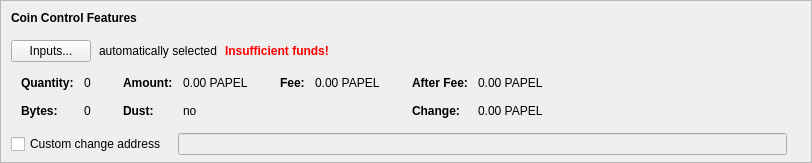
    <widget class="QFrame" name="frameCoinControl">
     <property name="sizePolicy">
      <sizepolicy hsizetype="Expanding" vsizetype="Expanding">
       <horstretch>0</horstretch>
       <verstretch>0</verstretch>
      </sizepolicy>
     </property>
     <property name="maximumSize">
      <size>
       <width>16777215</width>
       <height>16777215</height>
      </size>
     </property>
     <property name="frameShape">
      <enum>QFrame::StyledPanel</enum>
     </property>
     <property name="frameShadow">
      <enum>QFrame::Sunken</enum>
     </property>
     <layout class="QVBoxLayout" name="verticalLayoutCoinControl2">
      <property name="spacing">
       <number>0</number>
      </property>
      <property name="leftMargin">
       <number>0</number>
      </property>
      <property name="topMargin">
       <number>0</number>
      </property>
      <property name="rightMargin">
       <number>0</number>
      </property>
      <property name="bottomMargin">
       <number>6</number>
      </property>
      <item>
       <layout class="QVBoxLayout" name="verticalLayoutCoinControl" stretch="0,0,0,0,1">
        <property name="spacing">
         <number>0</number>
        </property>
        <property name="leftMargin">
         <number>10</number>
        </property>
        <property name="topMargin">
         <number>10</number>
        </property>
        <item>
         <layout class="QHBoxLayout" name="horizontalLayoutCoinControl1">
          <property name="bottomMargin">
           <number>15</number>
          </property>
          <item>
           <widget class="QLabel" name="labelCoinControlFeatures">
            <property name="sizePolicy">
             <sizepolicy hsizetype="Preferred" vsizetype="Maximum">
              <horstretch>0</horstretch>
              <verstretch>0</verstretch>
             </sizepolicy>
            </property>
            <property name="font">
             <font>
              <weight>75</weight>
              <bold>true</bold>
             </font>
            </property>
            <property name="styleSheet">
             <string notr="true">font-weight:bold;</string>
            </property>
            <property name="text">
             <string>Coin Control Features</string>
            </property>
           </widget>
          </item>
         </layout>
        </item>
        <item>
         <layout class="QHBoxLayout" name="horizontalLayoutCoinControl2" stretch="0,0,0,0">
          <property name="spacing">
           <number>8</number>
          </property>
          <property name="bottomMargin">
           <number>10</number>
          </property>
          <item>
           <widget class="QPushButton" name="pushButtonCoinControl">
            <property name="styleSheet">
             <string notr="true"/>
            </property>
            <property name="text">
             <string>Inputs...</string>
            </property>
            <property name="autoDefault">
             <bool>false</bool>
            </property>
           </widget>
          </item>
          <item>
           <widget class="QLabel" name="labelCoinControlAutomaticallySelected">
            <property name="text">
             <string>automatically selected</string>
            </property>
            <property name="margin">
             <number>5</number>
            </property>
           </widget>
          </item>
          <item>
           <widget class="QLabel" name="labelCoinControlInsuffFunds">
            <property name="font">
             <font>
              <weight>75</weight>
              <bold>true</bold>
             </font>
            </property>
            <property name="styleSheet">
             <string notr="true">color:red;font-weight:bold;</string>
            </property>
            <property name="text">
             <string>Insufficient funds!</string>
            </property>
            <property name="margin">
             <number>5</number>
            </property>
           </widget>
          </item>
          <item>
           <spacer name="horizontalSpacerCoinControl">
            <property name="orientation">
             <enum>Qt::Horizontal</enum>
            </property>
            <property name="sizeHint" stdset="0">
             <size>
              <width>40</width>
              <height>1</height>
             </size>
            </property>
           </spacer>
          </item>
         </layout>
        </item>
        <item>
         <widget class="QWidget" name="widgetCoinControl" native="true">
          <property name="sizePolicy">
           <sizepolicy hsizetype="Preferred" vsizetype="Preferred">
            <horstretch>0</horstretch>
            <verstretch>0</verstretch>
           </sizepolicy>
          </property>
          <property name="minimumSize">
           <size>
            <width>0</width>
            <height>0</height>
           </size>
          </property>
          <property name="styleSheet">
           <string notr="true"/>
          </property>
          <layout class="QHBoxLayout" name="horizontalLayoutCoinControl5">
           <property name="leftMargin">
            <number>0</number>
           </property>
           <property name="topMargin">
            <number>0</number>
           </property>
           <property name="rightMargin">
            <number>0</number>
           </property>
           <property name="bottomMargin">
            <number>0</number>
           </property>
           <item>
            <layout class="QHBoxLayout" name="horizontalLayoutCoinControl3" stretch="0,0,0,1">
             <property name="spacing">
              <number>20</number>
             </property>
             <property name="topMargin">
              <number>0</number>
             </property>
             <property name="bottomMargin">
              <number>10</number>
             </property>
             <item>
              <layout class="QFormLayout" name="formLayoutCoinControl1">
               <property name="horizontalSpacing">
                <number>10</number>
               </property>
               <property name="verticalSpacing">
                <number>14</number>
               </property>
               <property name="leftMargin">
                <number>10</number>
               </property>
               <property name="topMargin">
                <number>4</number>
               </property>
               <property name="rightMargin">
                <number>6</number>
               </property>
               <item row="0" column="0">
                <widget class="QLabel" name="labelCoinControlQuantityText">
                 <property name="font">
                  <font>
                   <weight>75</weight>
                   <bold>true</bold>
                  </font>
                 </property>
                 <property name="text">
                  <string>Quantity:</string>
                 </property>
                 <property name="margin">
                  <number>0</number>
                 </property>
                </widget>
               </item>
               <item row="0" column="1">
                <widget class="QLabel" name="labelCoinControlQuantity">
                 <property name="cursor">
                  <cursorShape>IBeamCursor</cursorShape>
                 </property>
                 <property name="contextMenuPolicy">
                  <enum>Qt::ActionsContextMenu</enum>
                 </property>
                 <property name="text">
                  <string notr="true">0</string>
                 </property>
                 <property name="margin">
                  <number>0</number>
                 </property>
                 <property name="textInteractionFlags">
                  <set>Qt::LinksAccessibleByMouse|Qt::TextSelectableByKeyboard|Qt::TextSelectableByMouse</set>
                 </property>
                </widget>
               </item>
               <item row="1" column="0">
                <widget class="QLabel" name="labelCoinControlBytesText">
                 <property name="font">
                  <font>
                   <weight>75</weight>
                   <bold>true</bold>
                  </font>
                 </property>
                 <property name="text">
                  <string>Bytes:</string>
                 </property>
                </widget>
               </item>
               <item row="1" column="1">
                <widget class="QLabel" name="labelCoinControlBytes">
                 <property name="cursor">
                  <cursorShape>IBeamCursor</cursorShape>
                 </property>
                 <property name="contextMenuPolicy">
                  <enum>Qt::ActionsContextMenu</enum>
                 </property>
                 <property name="text">
                  <string notr="true">0</string>
                 </property>
                 <property name="textInteractionFlags">
                  <set>Qt::LinksAccessibleByMouse|Qt::TextSelectableByKeyboard|Qt::TextSelectableByMouse</set>
                 </property>
                </widget>
               </item>
              </layout>
             </item>
             <item>
              <layout class="QFormLayout" name="formLayoutCoinControl2">
               <property name="horizontalSpacing">
                <number>10</number>
               </property>
               <property name="verticalSpacing">
                <number>14</number>
               </property>
               <property name="leftMargin">
                <number>6</number>
               </property>
               <property name="topMargin">
                <number>4</number>
               </property>
               <property name="rightMargin">
                <number>6</number>
               </property>
               <item row="0" column="0">
                <widget class="QLabel" name="labelCoinControlAmountText">
                 <property name="font">
                  <font>
                   <weight>75</weight>
                   <bold>true</bold>
                  </font>
                 </property>
                 <property name="text">
                  <string>Amount:</string>
                 </property>
                 <property name="margin">
                  <number>0</number>
                 </property>
                </widget>
               </item>
               <item row="0" column="1">
                <widget class="QLabel" name="labelCoinControlAmount">
                 <property name="cursor">
                  <cursorShape>IBeamCursor</cursorShape>
                 </property>
                 <property name="contextMenuPolicy">
                  <enum>Qt::ActionsContextMenu</enum>
                 </property>
                 <property name="text">
                  <string notr="true">0.00 PAPEL</string>
                 </property>
                 <property name="textInteractionFlags">
                  <set>Qt::LinksAccessibleByMouse|Qt::TextSelectableByKeyboard|Qt::TextSelectableByMouse</set>
                 </property>
                </widget>
               </item>
               <item row="1" column="0">
                <widget class="QLabel" name="labelCoinControlLowOutputText">
                 <property name="font">
                  <font>
                   <weight>75</weight>
                   <bold>true</bold>
                  </font>
                 </property>
                 <property name="text">
                  <string>Dust:</string>
                 </property>
                </widget>
               </item>
               <item row="1" column="1">
                <widget class="QLabel" name="labelCoinControlLowOutput">
                 <property name="cursor">
                  <cursorShape>IBeamCursor</cursorShape>
                 </property>
                 <property name="contextMenuPolicy">
                  <enum>Qt::ActionsContextMenu</enum>
                 </property>
                 <property name="text">
                  <string notr="true">no</string>
                 </property>
                 <property name="textInteractionFlags">
                  <set>Qt::LinksAccessibleByMouse|Qt::TextSelectableByKeyboard|Qt::TextSelectableByMouse</set>
                 </property>
                </widget>
               </item>
              </layout>
             </item>
             <item>
              <layout class="QFormLayout" name="formLayoutCoinControl3">
               <property name="horizontalSpacing">
                <number>10</number>
               </property>
               <property name="verticalSpacing">
                <number>14</number>
               </property>
               <property name="leftMargin">
                <number>6</number>
               </property>
               <property name="topMargin">
                <number>4</number>
               </property>
               <property name="rightMargin">
                <number>6</number>
               </property>
               <item row="0" column="0">
                <widget class="QLabel" name="labelCoinControlFeeText">
                 <property name="font">
                  <font>
                   <weight>75</weight>
                   <bold>true</bold>
                  </font>
                 </property>
                 <property name="text">
                  <string>Fee:</string>
                 </property>
                 <property name="margin">
                  <number>0</number>
                 </property>
                </widget>
               </item>
               <item row="0" column="1">
                <widget class="QLabel" name="labelCoinControlFee">
                 <property name="cursor">
                  <cursorShape>IBeamCursor</cursorShape>
                 </property>
                 <property name="contextMenuPolicy">
                  <enum>Qt::ActionsContextMenu</enum>
                 </property>
                 <property name="text">
                  <string notr="true">0.00 PAPEL</string>
                 </property>
                 <property name="textInteractionFlags">
                  <set>Qt::LinksAccessibleByMouse|Qt::TextSelectableByKeyboard|Qt::TextSelectableByMouse</set>
                 </property>
                </widget>
               </item>
             </layout>
             </item>
             <item>
              <layout class="QFormLayout" name="formLayoutCoinControl4">
               <property name="horizontalSpacing">
                <number>10</number>
               </property>
               <property name="verticalSpacing">
                <number>14</number>
               </property>
               <property name="leftMargin">
                <number>6</number>
               </property>
               <property name="topMargin">
                <number>4</number>
               </property>
               <property name="rightMargin">
                <number>6</number>
               </property>
               <item row="0" column="0">
                <widget class="QLabel" name="labelCoinControlAfterFeeText">
                 <property name="font">
                  <font>
                   <weight>75</weight>
                   <bold>true</bold>
                  </font>
                 </property>
                 <property name="text">
                  <string>After Fee:</string>
                 </property>
                 <property name="margin">
                  <number>0</number>
                 </property>
                </widget>
               </item>
               <item row="0" column="1">
                <widget class="QLabel" name="labelCoinControlAfterFee">
                 <property name="cursor">
                  <cursorShape>IBeamCursor</cursorShape>
                 </property>
                 <property name="contextMenuPolicy">
                  <enum>Qt::ActionsContextMenu</enum>
                 </property>
                 <property name="text">
                  <string notr="true">0.00 PAPEL</string>
                 </property>
                 <property name="textInteractionFlags">
                  <set>Qt::LinksAccessibleByMouse|Qt::TextSelectableByKeyboard|Qt::TextSelectableByMouse</set>
                 </property>
                </widget>
               </item>
               <item row="1" column="0">
                <widget class="QLabel" name="labelCoinControlChangeText">
                 <property name="font">
                  <font>
                   <weight>75</weight>
                   <bold>true</bold>
                  </font>
                 </property>
                 <property name="text">
                  <string>Change:</string>
                 </property>
                </widget>
               </item>
               <item row="1" column="1">
                <widget class="QLabel" name="labelCoinControlChange">
                 <property name="cursor">
                  <cursorShape>IBeamCursor</cursorShape>
                 </property>
                 <property name="contextMenuPolicy">
                  <enum>Qt::ActionsContextMenu</enum>
                 </property>
                 <property name="text">
                  <string notr="true">0.00 PAPEL</string>
                 </property>
                 <property name="textInteractionFlags">
                  <set>Qt::LinksAccessibleByMouse|Qt::TextSelectableByKeyboard|Qt::TextSelectableByMouse</set>
                 </property>
                </widget>
               </item>
              </layout>
             </item>
            </layout>
           </item>
          </layout>
         </widget>
        </item>
        <item>
         <layout class="QHBoxLayout" name="horizontalLayoutCoinControl4" stretch="0,0,0">
          <property name="spacing">
           <number>12</number>
          </property>
          <property name="sizeConstraint">
           <enum>QLayout::SetDefaultConstraint</enum>
          </property>
          <property name="topMargin">
           <number>5</number>
          </property>
          <property name="rightMargin">
           <number>5</number>
          </property>
          <item>
           <widget class="QCheckBox" name="checkBoxCoinControlChange">
            <property name="toolTip">
             <string>If this is activated, but the change address is empty or invalid, change will be sent to a newly generated address.</string>
            </property>
            <property name="text">
             <string>Custom change address</string>
            </property>
           </widget>
          </item>
          <item>
           <widget class="QValidatedLineEdit" name="lineEditCoinControlChange">
            <property name="enabled">
             <bool>false</bool>
            </property>
            <property name="sizePolicy">
             <sizepolicy hsizetype="Expanding" vsizetype="Fixed">
              <horstretch>0</horstretch>
              <verstretch>0</verstretch>
             </sizepolicy>
            </property>
           </widget>
          </item>
          <item>
           <widget class="QLabel" name="labelCoinControlChangeLabel">
            <property name="sizePolicy">
             <sizepolicy hsizetype="Preferred" vsizetype="Expanding">
              <horstretch>0</horstretch>
              <verstretch>0</verstretch>
             </sizepolicy>
            </property>
            <property name="minimumSize">
             <size>
              <width>0</width>
              <height>0</height>
             </size>
            </property>
            <property name="text">
             <string/>
            </property>
            <property name="margin">
             <number>3</number>
            </property>
           </widget>
          </item>
         </layout>
        </item>
        <item>
         <spacer name="verticalSpacerCoinControl">
          <property name="orientation">
           <enum>Qt::Vertical</enum>
          </property>
          <property name="sizeHint" stdset="0">
           <size>
            <width>800</width>
            <height>1</height>
           </size>
          </property>
         </spacer>
        </item>
       </layout>
      </item>
     </layout>
    </widget>
